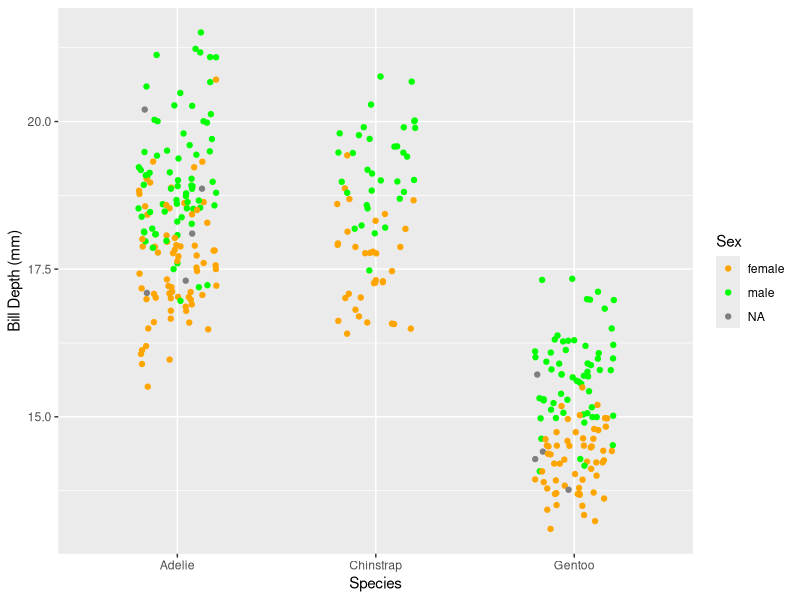
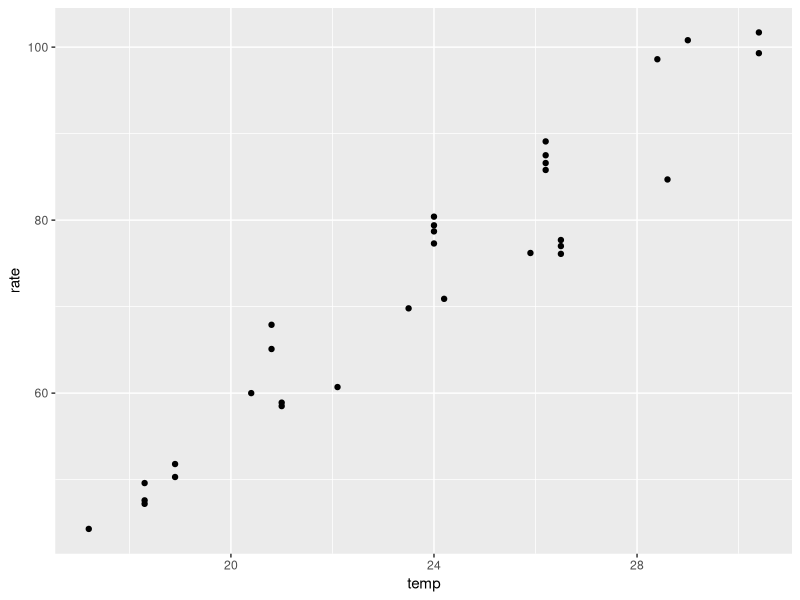

Source code (R) for these figures, in order:
## ---- chunk 1
#| echo: TRUE
#install.packages("palmerpenguins","tidyverse")
library(palmerpenguins)
library(tidyverse)

#Plot bill depth by species and sex
myPlot<-ggplot(data=penguins,aes(x=species,y=bill_depth_mm,color=sex))+
    geom_jitter(width=0.2) +
  scale_color_manual(values=c("Orange","Green"))+
    labs(x="Species",y="Bill Depth (mm)",color="Sex")

    myPlot
## ---- chunk 2
library(modeldata)
ggplot(data=crickets,aes(x=temp,y=rate)) +
  geom_point()
